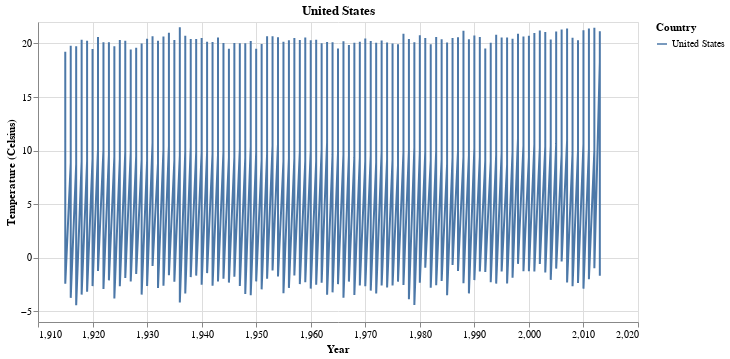

Notebook code for this chart:
### Code cell
create_chart(top_collapsed[top_collapsed['country'] == 'United States'], 'United States')

### Figure 1 — Vega-Lite specification as saved in the notebook (floating-point values rounded to 4 significant figures; data arrays with more than 128 entries replaced by an {"elided": "..."} marker saying what was removed)
{"config": {"view": {"continuousWidth": 400, "continuousHeight": 300}}, "data": {"name": "data-04cdddaf91ffebad7fef5c8511526e79"}, "mark": "line", "encoding": {"color": {"field": "country", "title": "Country", "type": "nominal"}, "tooltip": [{"field": "year", "type": "quantitative"}, {"field": "averagetemperature", "type": "quantitative"}, {"field": "country", "type": "nominal"}], "x": {"field": "year", "title": "Year", "type": "quantitative"}, "y": {"field": "averagetemperature", "scale": {"zero": false}, "title": "Temperature (Celsius)", "type": "quantitative"}}, "height": 300, "title": "United States", "width": 600, "$schema": "https://vega.github.io/schema/vega-lite/v4.17.0.json", "datasets": {"data-04cdddaf91ffebad7fef5c8511526e79": {"elided": "396 records"}}}
